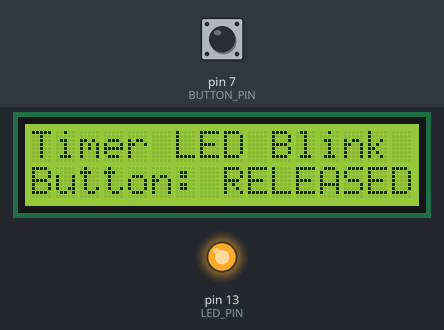
A sketch run on a simulated Arduino Uno, built with avr-gcc and run on an emulated ATmega328P. On the bench: 16×2 character LCD, output pins drawn as LEDs (lit = HIGH). The inputs (shaded band) are chosen by the test bench; at power-on: pin 7 (BUTTON_PIN) HIGH.

Above: at 1.2 s.
1.3 s: pin 7 (BUTTON_PIN) pulled LOW for 0.15 s
At 1.41 s:
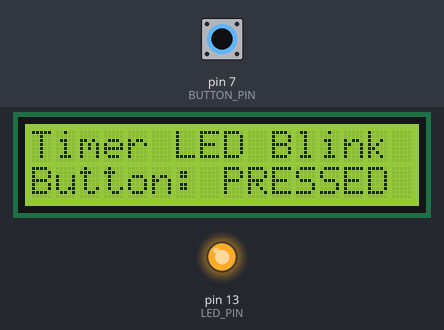
4.4 s: pin 7 (BUTTON_PIN) pulled LOW for 1 s
At 5.2 s:
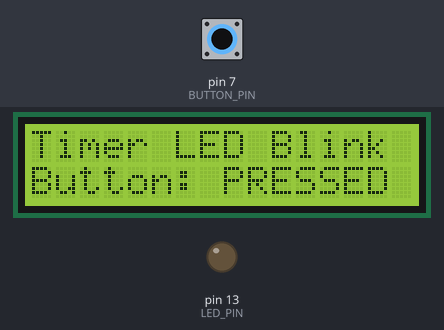
6.9 s: pin 7 (BUTTON_PIN) pulled LOW for 3.2 s
At 9.9 s:
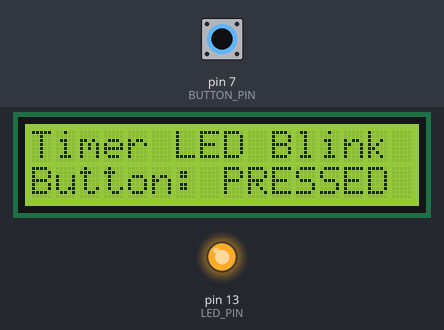
Timing chart, 0 to 17.6 s (numbered marks = the images above; inputs shaded):
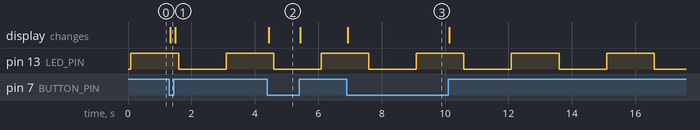

Measured:
- after the input at 1.3 s, the display: changes at once (image 1)
- after the input at 4.4 s, the display: changes at once (image 2)
- after the input at 6.9 s, the display: changes at once (image 3)
- by itself, pin 13 (LED_PIN): alternates HIGH for 1.5 s and LOW for 1.5 s

The sketch:

Assignment5.ino
```cpp
#include <Wire.h>
#include <LiquidCrystal_I2C.h>

const byte LED_PIN = 13;
const byte BUTTON_PIN = 7;
volatile bool ledState = false;

// Change 0x27 to 0x3F if required for your LCD
LiquidCrystal_I2C lcd(0x27, 16, 2);

void setup() {
  pinMode(LED_PIN, OUTPUT);
  pinMode(BUTTON_PIN, INPUT_PULLUP);

  // Initialize LCD
  lcd.init();
  lcd.backlight();
  lcd.setCursor(0, 0);
  lcd.print("Timer LED Blink");
  lcd.setCursor(0, 1);
  lcd.print("Button: RELEASED");

  // Stop interrupts while configuring Timer1
  noInterrupts();
  TCCR1A = 0;                  // Clear Timer1 control register A
  TCCR1B = 0;                  // Clear Timer1 control register B
  TCNT1  = 0;                  // Start counting from zero

  // CTC mode: TOP value is stored in OCR1A
  TCCR1B |= (1 << WGM12);

  // Prescaler = 1024
  TCCR1B |= (1 << CS12);
  TCCR1B |= (1 << CS10);

  // Approximately 1.5-second interrupt interval
  OCR1A = 23437;

  // Enable Timer1 Compare Match A interrupt
  TIMSK1 |= (1 << OCIE1A);
  interrupts();
}

void loop() {
  static int previousButtonState = HIGH;
  int currentButtonState = digitalRead(BUTTON_PIN);

  // Update LCD only when the button state changes
  if (currentButtonState != previousButtonState) {
    delay(20);  // Simple switch debounce
    currentButtonState = digitalRead(BUTTON_PIN);

    if (currentButtonState != previousButtonState) {
      lcd.setCursor(0, 1);
      if (currentButtonState == LOW) {
        lcd.print("Button: PRESSED ");
      } else {
        lcd.print("Button: RELEASED");
      }
      previousButtonState = currentButtonState;
    }
  }
  // Other controller tasks can also be performed here
}

// Timer1 Compare Match A Interrupt Service Routine
ISR(TIMER1_COMPA_vect) {
  ledState = !ledState;
  digitalWrite(LED_PIN, ledState);
}
```
